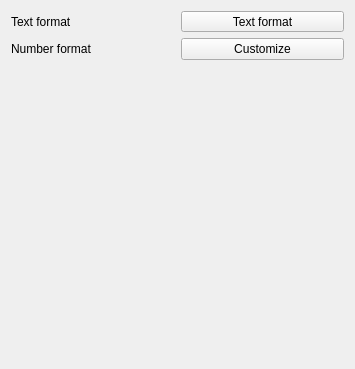
<?xml version="1.0" encoding="UTF-8"?>
<ui version="4.0">
 <class>QgsLinearReferencingSymbolLayerWidgetBase</class>
 <widget class="QWidget" name="QgsLinearReferencingSymbolLayerWidgetBase">
  <property name="geometry">
   <rect>
    <x>0</x>
    <y>0</y>
    <width>355</width>
    <height>369</height>
   </rect>
  </property>
  <property name="windowTitle">
   <string notr="true">Linear Referencing Symbol Layer</string>
  </property>
  <layout class="QGridLayout" name="gridLayout" rowminimumheight="0,0,1">
   <item row="0" column="1">
    <widget class="QgsFontButton" name="mTextFormatButton">
     <property name="sizePolicy">
      <sizepolicy hsizetype="Preferred" vsizetype="Fixed">
       <horstretch>0</horstretch>
       <verstretch>0</verstretch>
      </sizepolicy>
     </property>
     <property name="text">
      <string>Text format</string>
     </property>
    </widget>
   </item>
   <item row="0" column="0">
    <widget class="QLabel" name="label">
     <property name="text">
      <string>Text format</string>
     </property>
    </widget>
   </item>
   <item row="2" column="1">
    <spacer name="verticalSpacer">
     <property name="orientation">
      <enum>Qt::Orientation::Vertical</enum>
     </property>
     <property name="sizeHint" stdset="0">
      <size>
       <width>20</width>
       <height>40</height>
      </size>
     </property>
    </spacer>
   </item>
   <item row="1" column="0">
    <widget class="QLabel" name="mUnitLabelLabel_2">
     <property name="text">
      <string>Number format</string>
     </property>
     <property name="wordWrap">
      <bool>true</bool>
     </property>
     <property name="buddy">
      <cstring>mUnitLabelLineEdit</cstring>
     </property>
    </widget>
   </item>
   <item row="1" column="1">
    <widget class="QPushButton" name="mNumberFormatPushButton">
     <property name="text">
      <string>Customize</string>
     </property>
    </widget>
   </item>
  </layout>
 </widget>
 <customwidgets>
  <customwidget>
   <class>QgsFontButton</class>
   <extends>QToolButton</extends>
   <header>qgsfontbutton.h</header>
  </customwidget>
 </customwidgets>
 <resources/>
 <connections/>
</ui>
